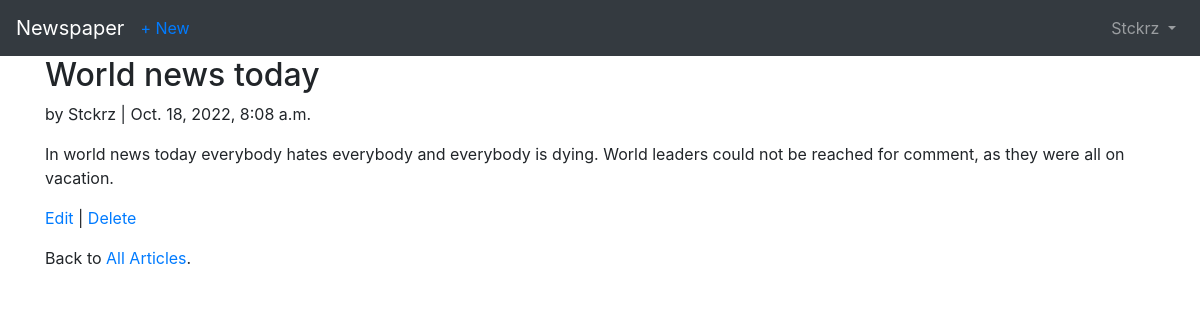
The app's page /articles/2/ (signed in) with its own data.
### accounts/models.py (models this page shows)
class CustomUser(AbstractUser):
    age = models.PositiveIntegerField(null=True, blank=True)

### articles/models.py (models this page shows, shortened)
class Article(models.Model):
    title = models.CharField(max_length=255)
    body = models.TextField()
    date = models.DateTimeField(auto_now_add=True)
    author = models.ForeignKey(
            get_user_model(),
            on_delete=models.CASCADE,
            )

### articles/views.py (the view)
class ArticleDetailView(LoginRequiredMixin, DetailView):
    model = Article
    template_name = 'article_detail.html'

### templates/article_detail.html
{% extends 'base.html' %}
{% block content %}
<div class="article-entry">
	<h2>{{ object.title }}</h2>
	<p>by {{ object.author }} | {{ object.date }}</p>
	<p>{{ object.body }}</p>
</div>
<p><a href="{% url 'article_edit' article.pk %}">Edit</a> |
<a href="{% url 'article_delete' article.pk %}">Delete</a></p>
<p>Back to <a href="{% url 'article_list' %}">All Articles</a>.</p>
{% endblock content %}

### templates/base.html (shortened to what this page needs)
<!DOCTYPE html>
<html>
<head>
  <link rel="stylesheet" href="https://cdn.jsdelivr.net/npm/bootstrap@4.5.3/dist/css/bootstrap.min.css">
</head>
<body>
	<nav class="navbar navbar-expand-lg navbar-dark bg-dark">
<a class="navbar-brand" href="{% url 'home' %}">Newspaper</a>
<a class=="navbar-brand" href="{% url 'article_new' %}">+ New</a>
<div class="collapse navbar-collapse" id="navbarSupportedContent">
{% if user.is_authenticated %} <ul class="navbar-nav ml-auto">
<li class="nav-item">
	<a class="nav-link dropdown-toggle" href="#" id="navbarDropdown" role="button" data-toggle="dropdown" aria-haspopup="true" aria-expanded="false">{{ user.username }} </a>
</li>
{% else %}
<form class="form-inline ml-auto">
<a href="{% url 'login' %}" class="btn btn-outline-secondary"> Log In</a>
<a href="{% url 'signup' %}" class="btn btn-primary ml-2"> Sign up</a>
</form>
{% endif %}
</ul>
</div>
</nav>
<main>
	<div class="container">
      		{% block content %}
		{% endblock content %}
	</div>
  </main>
</body>
</html>

### records on screen
CustomUser: username "Stckrz"
Article: title "World news today", author "Stckrz", date "Oct. 18, 2022, 8:08 a.m.", body "In world news today everybody hates everybody and everybody is dying. World leaders could not be reached for comment, as they were all on vacation."
